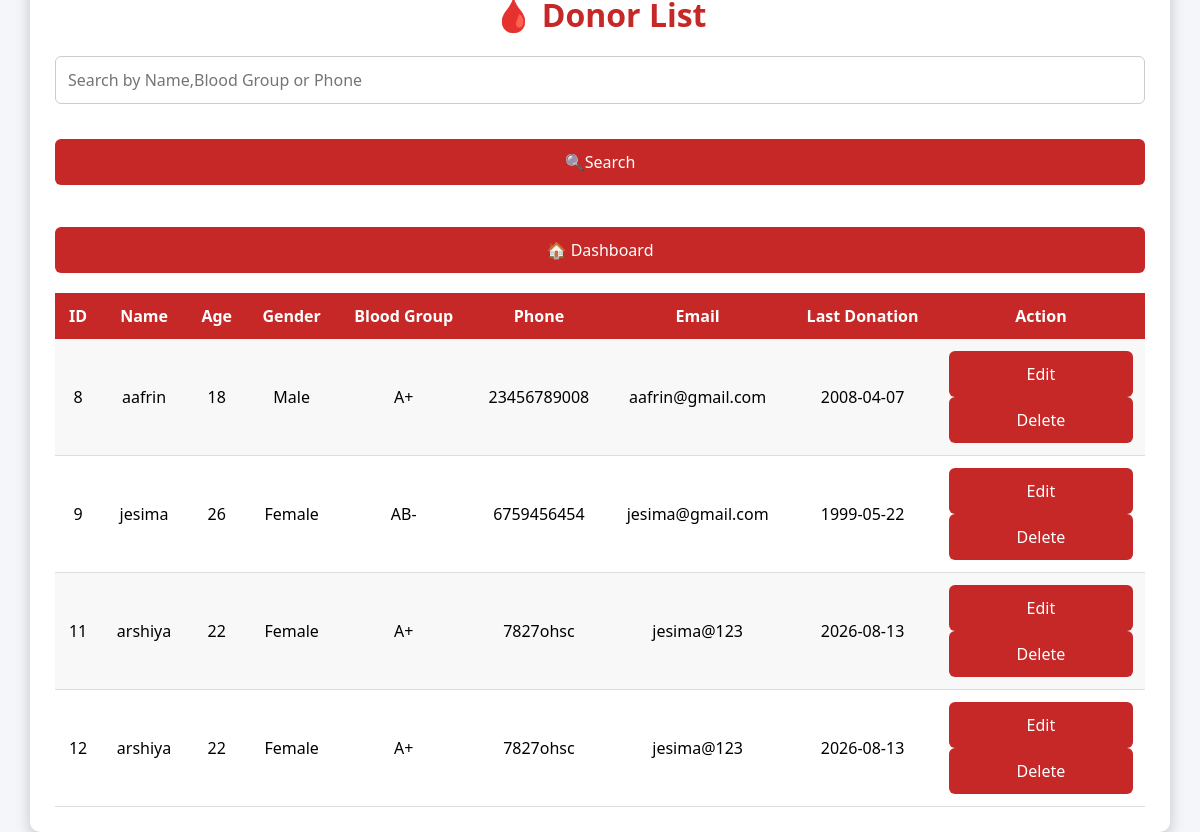
/view_donors, run on the app's committed database.
### tables this page shows
CREATE TABLE donor(
    donor_id INTEGER PRIMARY KEY AUTOINCREMENT,
    donor_name TEXT NOT NULL,
    age INTEGER,
    gender TEXT,
    blood_group TEXT,
    phone TEXT,
    email TEXT,
    address TEXT,
    last_donation TEXT
);

### app.py (the view)
@app.route('/view_donors')
def view_donors():
    conn = get_db_connection()
    donors = conn.execute(
        "SELECT * FROM donor"
    ).fetchall()
    conn.close()
    return render_template(
        "view_donors.html",
        donors=donors
    )

### app.py (called while the page is built)
def get_db_connection():
    conn = sqlite3.connect("bloodbank.db")
    conn.row_factory = sqlite3.Row
    return conn

### templates/view_donors.html (shortened to what this page needs)
<!DOCTYPE html>
<html>
<head>
<link rel="stylesheet"
href="{{ url_for('static', filename='style.css') }}">
</head>
<body>
<div class="table-container">
<h1>🩸 Donor List</h1>
<form action="/search_donor" method="GET">
<input
type="text"
name="keyword"
placeholder="Search by Name,Blood Group or Phone">
<button type="submit">
🔍Search
</button>
</form>
<br>
<a href="/dashboard">
<button>
🏠 Dashboard
</button>
</a>
<table>
<tr>
<th>ID</th>
<th>Name</th>
<th>Age</th>
<th>Gender</th>
<th>Blood Group</th>
<th>Phone</th>
<th>Email</th>
<th>Last Donation</th>
<th>Action</th>
</tr>
{% for donor in donors %}
<tr>
<td>{{ donor['donor_id'] }}</td>
<td>{{ donor['donor_name'] }}</td>
<td>{{ donor['age'] }}</td>
<td>{{ donor['gender'] }}</td>
<td>{{ donor['blood_group'] }}</td>
<td>{{ donor['phone'] }}</td>
<td>{{ donor['email'] }}</td>
<td>{{ donor['last_donation'] }}</td>
<td>
<a href="/edit_donor/{{ donor['donor_id'] }}">
<button class="edit-btn">
Edit
</button>
</a>
<a href="/delete_donor/{{ donor['donor_id'] }}"
onclick="return confirm('Are you sure you want to delete this donor?')">
<button class="delete-btn">
Delete
</button>
</a>
</td>
{% endfor %}
</table>
</div>
</body>
</html>

### static/style.css (style rules this page uses)
* { margin:0; padding:0; box-sizing:border-box; font-family:Segoe UI,sans-serif; }
body { background:linear-gradient(135deg,#b71c1c,#ef5350); height:100vh; display:flex; justify-content:center; align-items:center; }
input { width:100%; padding:14px; margin-bottom:20px; border-radius:8px; border:1px solid #ccc; font-size:16px; }
button { width:100%; padding:14px; background:#c62828; color:white; border:none; border-radius:8px; font-size:18px; cursor:pointer; transition:.3s; }
.table-container { width:95%; margin:30px auto; background:white; padding:25px; border-radius:10px; box-shadow:0 5px 15px rgba(0,0,0,.2); }
.table-container h1 { text-align:center; color:#c62828; margin-bottom:20px; }
table { width:100%; border-collapse:collapse; margin-top:20px; }
table th { background:#c62828; color:white; padding:12px; }
table td { padding:12px; text-align:center; border-bottom:1px solid #ddd; }
.edit-btn { background:#2e7d32; color:white; border:none; padding:8px 12px; border-radius:5px; cursor:pointer; margin-right:5px; }
.delete-btn { background:#d32f2f; color:white; border:none; padding:8px 12px; border-radius:5px; cursor:pointer; }
body { margin:0; padding:0; font-family:Arial, Helvetica, sans-serif; background:#f4f6f9; }
.table-container form { display:flex; gap:15px; margin-bottom:20px; align-items:center; flex-wrap:wrap; }
.table-container form select, .table-container form input { padding:12px; border:1px solid #ccc; border-radius:6px; font-size:16px; }
.table-container form button { padding:12px 20px; background:#c62828; color:white; border:none; border-radius:6px; cursor:pointer; }
.table-container { width:95%; margin:30px auto; background:white; padding:25px; border-radius:10px; box-shadow:0 5px 15px rgba(0,0,0,0.2); }
table { width:100%; border-collapse:collapse; }
.table-container button { padding:10px 20px; background:#c62828; color:white; border:none; border-radius:6px; cursor:pointer; font-size:16px; }
.table-container { width:95%; margin:30px auto; background:white; padding:25px; border-radius:10px; box-shadow:0px 5px 15px rgba(0,0,0,0.2); }
table td { padding:12px; text-align:center; border-bottom:1px solid #dddddd; }
table tr:nth-child(even) { background:#f8f8f8; }
.table-container button { padding:12px 20px; background:#c62828; color:white; border:none; border-radius:6px; cursor:pointer; font-size:16px; }

### data on the page
donor: donor_id "8", donor_name "aafrin", age "18", gender "Male", blood_group "A+", phone "23456789008", email "aafrin@gmail.com", last_donation "2008-04-07"
donor: donor_id "9", donor_name "jesima", age "26", gender "Female", blood_group "AB-", phone "6759456454", email "jesima@gmail.com", last_donation "1999-05-22"
donor: donor_id "11", donor_name "arshiya", age "22", gender "Female", blood_group "A+", phone "7827ohsc", email "jesima@123", last_donation "2026-08-13"
donor: donor_id "12", donor_name "arshiya", age "22", gender "Female", blood_group "A+", phone "7827ohsc", email "jesima@123", last_donation "2026-08-13"
